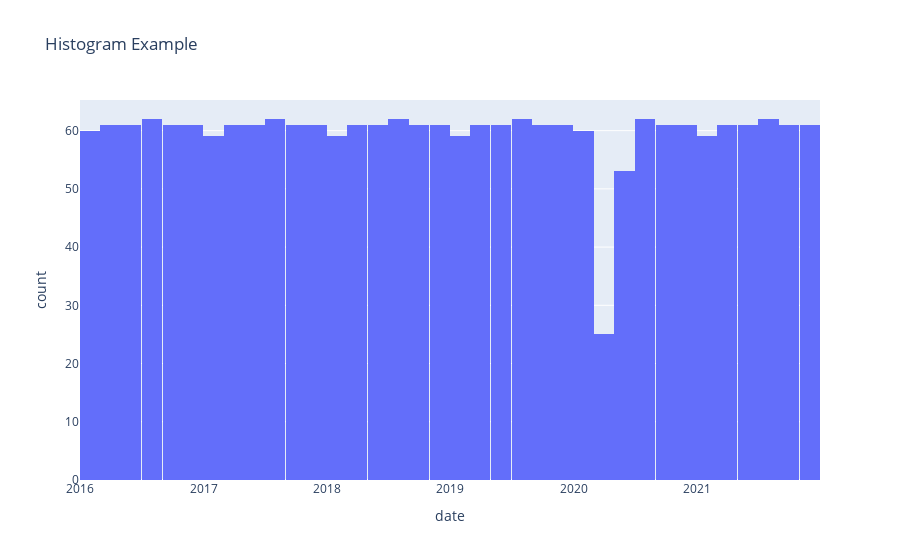

This figure's notebook cell:
### Code cell
import plotly.express as px

# Define data
data_1 =df_nombre_objet_trouve_evolution_1
data_2 =df_nombre_objet_trouve_evolution_2
data_3 =df_nombre_objet_trouve_evolution_3
data_4 =df_nombre_objet_trouve_evolution_4
data_5 =df_nombre_objet_trouve_evolution_5
# Create histogram
fig_data = px.histogram(data_1, x='date', title='Histogram Example')

# Il y une erreur
# fig_data.add_trace(px.histogram(data_2, x='date'))
# fig_data.add_trace(px.histogram(data_3, x='date'))
# fig_data.add_trace(px.histogram(data_4, x='date'))
# fig_data.add_trace(px.histogram(data_5, x='date'))

# Show the graph
fig_data
fig_data.show()

### Figure 1 — Plotly figure (JSON) as saved in the notebook; plotly's stock layout.template omitted (floating-point values rounded to 4 significant figures; data arrays with more than 128 entries replaced by an {"elided": "..."} marker saying what was removed)
{"data": [{"alignmentgroup": "True", "bingroup": "x", "hovertemplate": "date=%{x}<br>count=%{y}<extra></extra>", "legendgroup": "", "marker": {"color": "#636efa", "pattern": {"shape": ""}}, "name": "", "offsetgroup": "", "orientation": "v", "showlegend": false, "type": "histogram", "x": {"elided": "2148 str values"}, "xaxis": "x", "yaxis": "y"}], "layout": {"barmode": "relative", "legend": {"tracegroupgap": 0}, "title": {"text": "Histogram Example"}, "xaxis": {"anchor": "y", "domain": [0, 1], "title": {"text": "date"}}, "yaxis": {"anchor": "x", "domain": [0, 1], "title": {"text": "count"}}}}
